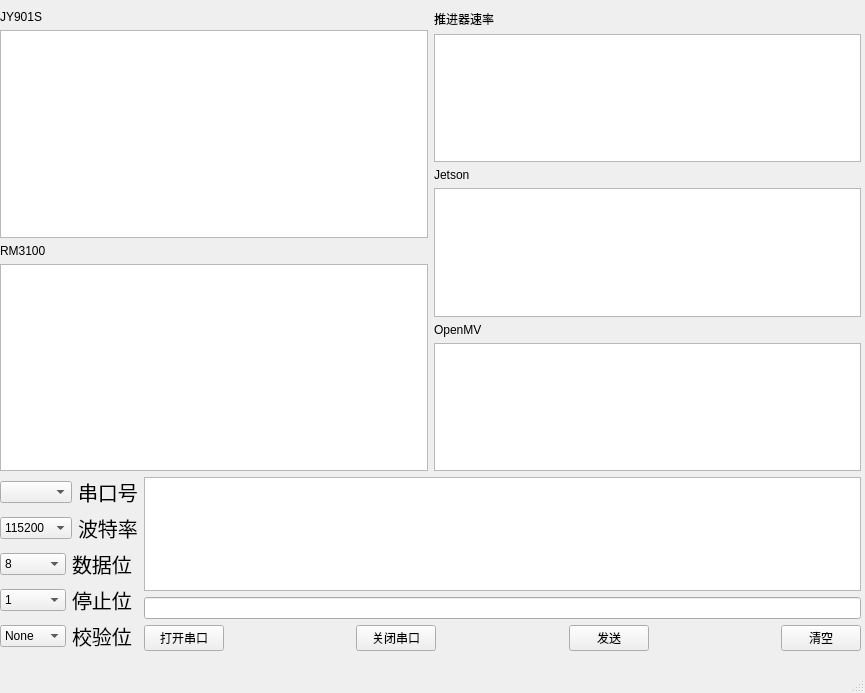
<?xml version="1.0" encoding="UTF-8"?>
<ui version="4.0">
 <class>MainWindow</class>
 <widget class="QMainWindow" name="MainWindow">
  <property name="geometry">
   <rect>
    <x>0</x>
    <y>0</y>
    <width>865</width>
    <height>693</height>
   </rect>
  </property>
  <property name="windowTitle">
   <string>CrucisIPC</string>
  </property>
  <widget class="QWidget" name="centralwidget">
   <widget class="QWidget" name="">
    <property name="geometry">
     <rect>
      <x>0</x>
      <y>10</y>
      <width>861</width>
      <height>641</height>
     </rect>
    </property>
    <layout class="QGridLayout" name="gridLayout_3">
     <item row="0" column="0" colspan="2">
      <layout class="QHBoxLayout" name="horizontalLayout_7">
       <item>
        <layout class="QVBoxLayout" name="verticalLayout_7">
         <item>
          <layout class="QVBoxLayout" name="verticalLayout">
           <item>
            <widget class="QLabel" name="label_6">
             <property name="text">
              <string>JY901S</string>
             </property>
            </widget>
           </item>
           <item>
            <widget class="QTableView" name="JY901TB">
             <property name="textElideMode">
              <enum>Qt::ElideRight</enum>
             </property>
            </widget>
           </item>
          </layout>
         </item>
         <item>
          <layout class="QVBoxLayout" name="verticalLayout_2">
           <item>
            <widget class="QLabel" name="label_10">
             <property name="text">
              <string>RM3100</string>
             </property>
            </widget>
           </item>
           <item>
            <widget class="QTableView" name="RM3100TB"/>
           </item>
          </layout>
         </item>
        </layout>
       </item>
       <item>
        <layout class="QVBoxLayout" name="verticalLayout_8">
         <item>
          <layout class="QVBoxLayout" name="verticalLayout_3">
           <item>
            <widget class="QLabel" name="label_7">
             <property name="text">
              <string>推进器速率</string>
             </property>
            </widget>
           </item>
           <item>
            <widget class="QPlainTextEdit" name="plainTextEdit_2">
             <property name="minimumSize">
              <size>
               <width>0</width>
               <height>0</height>
              </size>
             </property>
             <property name="readOnly">
              <bool>true</bool>
             </property>
            </widget>
           </item>
          </layout>
         </item>
         <item>
          <layout class="QVBoxLayout" name="verticalLayout_4">
           <item>
            <widget class="QLabel" name="label_8">
             <property name="text">
              <string>Jetson</string>
             </property>
            </widget>
           </item>
           <item>
            <widget class="QPlainTextEdit" name="plainTextEdit_4">
             <property name="readOnly">
              <bool>true</bool>
             </property>
            </widget>
           </item>
          </layout>
         </item>
         <item>
          <layout class="QVBoxLayout" name="verticalLayout_5">
           <item>
            <widget class="QLabel" name="label_9">
             <property name="text">
              <string>OpenMV</string>
             </property>
            </widget>
           </item>
           <item>
            <widget class="QPlainTextEdit" name="plainTextEdit_5">
             <property name="readOnly">
              <bool>true</bool>
             </property>
            </widget>
           </item>
          </layout>
         </item>
        </layout>
       </item>
      </layout>
     </item>
     <item row="1" column="0">
      <layout class="QGridLayout" name="gridLayout">
       <item row="0" column="0">
        <layout class="QHBoxLayout" name="horizontalLayout">
         <item>
          <widget class="QComboBox" name="UartCB"/>
         </item>
         <item>
          <widget class="QLabel" name="label">
           <property name="font">
            <font>
             <family>黑体</family>
             <pointsize>15</pointsize>
            </font>
           </property>
           <property name="text">
            <string>串口号</string>
           </property>
          </widget>
         </item>
        </layout>
       </item>
       <item row="1" column="0">
        <layout class="QHBoxLayout" name="horizontalLayout_2">
         <item>
          <widget class="QComboBox" name="BaudCB">
           <property name="currentText">
            <string>115200</string>
           </property>
           <item>
            <property name="text">
             <string>115200</string>
            </property>
           </item>
           <item>
            <property name="text">
             <string>9600</string>
            </property>
           </item>
          </widget>
         </item>
         <item>
          <widget class="QLabel" name="label_2">
           <property name="font">
            <font>
             <family>黑体</family>
             <pointsize>15</pointsize>
            </font>
           </property>
           <property name="text">
            <string>波特率</string>
           </property>
          </widget>
         </item>
        </layout>
       </item>
       <item row="2" column="0">
        <layout class="QHBoxLayout" name="horizontalLayout_3">
         <item>
          <widget class="QComboBox" name="DataCB">
           <property name="currentText">
            <string>8</string>
           </property>
           <item>
            <property name="text">
             <string>8</string>
            </property>
           </item>
           <item>
            <property name="text">
             <string>7</string>
            </property>
           </item>
           <item>
            <property name="text">
             <string>6</string>
            </property>
           </item>
           <item>
            <property name="text">
             <string>5</string>
            </property>
           </item>
          </widget>
         </item>
         <item>
          <widget class="QLabel" name="label_3">
           <property name="font">
            <font>
             <family>黑体</family>
             <pointsize>15</pointsize>
            </font>
           </property>
           <property name="text">
            <string>数据位</string>
           </property>
          </widget>
         </item>
        </layout>
       </item>
       <item row="3" column="0">
        <layout class="QHBoxLayout" name="horizontalLayout_4">
         <item>
          <widget class="QComboBox" name="StopCB">
           <item>
            <property name="text">
             <string>1</string>
            </property>
           </item>
           <item>
            <property name="text">
             <string>1.5</string>
            </property>
           </item>
           <item>
            <property name="text">
             <string>2</string>
            </property>
           </item>
          </widget>
         </item>
         <item>
          <widget class="QLabel" name="label_4">
           <property name="font">
            <font>
             <family>黑体</family>
             <pointsize>15</pointsize>
            </font>
           </property>
           <property name="text">
            <string>停止位</string>
           </property>
          </widget>
         </item>
        </layout>
       </item>
       <item row="4" column="0">
        <layout class="QHBoxLayout" name="horizontalLayout_5">
         <item>
          <widget class="QComboBox" name="checkCB">
           <item>
            <property name="text">
             <string>None</string>
            </property>
           </item>
           <item>
            <property name="text">
             <string>Odd</string>
            </property>
           </item>
           <item>
            <property name="text">
             <string>Even</string>
            </property>
           </item>
          </widget>
         </item>
         <item>
          <widget class="QLabel" name="label_5">
           <property name="font">
            <font>
             <family>黑体</family>
             <pointsize>15</pointsize>
            </font>
           </property>
           <property name="text">
            <string>校验位</string>
           </property>
          </widget>
         </item>
        </layout>
       </item>
      </layout>
     </item>
     <item row="1" column="1">
      <layout class="QVBoxLayout" name="verticalLayout_6">
       <item>
        <widget class="QPlainTextEdit" name="ReceivePTE">
         <property name="readOnly">
          <bool>true</bool>
         </property>
        </widget>
       </item>
       <item>
        <layout class="QGridLayout" name="gridLayout_2">
         <item row="0" column="0">
          <widget class="QLineEdit" name="SendLE"/>
         </item>
         <item row="1" column="0">
          <layout class="QHBoxLayout" name="horizontalLayout_6">
           <item>
            <widget class="QPushButton" name="OpenPB">
             <property name="text">
              <string>打开串口</string>
             </property>
            </widget>
           </item>
           <item>
            <spacer name="horizontalSpacer">
             <property name="orientation">
              <enum>Qt::Horizontal</enum>
             </property>
             <property name="sizeHint" stdset="0">
              <size>
               <width>40</width>
               <height>20</height>
              </size>
             </property>
            </spacer>
           </item>
           <item>
            <widget class="QPushButton" name="ClosePB">
             <property name="text">
              <string>关闭串口</string>
             </property>
            </widget>
           </item>
           <item>
            <spacer name="horizontalSpacer_2">
             <property name="orientation">
              <enum>Qt::Horizontal</enum>
             </property>
             <property name="sizeHint" stdset="0">
              <size>
               <width>40</width>
               <height>20</height>
              </size>
             </property>
            </spacer>
           </item>
           <item>
            <widget class="QPushButton" name="SendPB">
             <property name="text">
              <string>发送</string>
             </property>
            </widget>
           </item>
           <item>
            <spacer name="horizontalSpacer_3">
             <property name="orientation">
              <enum>Qt::Horizontal</enum>
             </property>
             <property name="sizeHint" stdset="0">
              <size>
               <width>40</width>
               <height>20</height>
              </size>
             </property>
            </spacer>
           </item>
           <item>
            <widget class="QPushButton" name="ClearPB">
             <property name="text">
              <string>清空</string>
             </property>
            </widget>
           </item>
          </layout>
         </item>
        </layout>
       </item>
      </layout>
     </item>
    </layout>
   </widget>
  </widget>
  <widget class="QMenuBar" name="menubar">
   <property name="geometry">
    <rect>
     <x>0</x>
     <y>0</y>
     <width>865</width>
     <height>21</height>
    </rect>
   </property>
  </widget>
  <widget class="QStatusBar" name="statusbar"/>
 </widget>
 <resources/>
 <connections/>
</ui>
